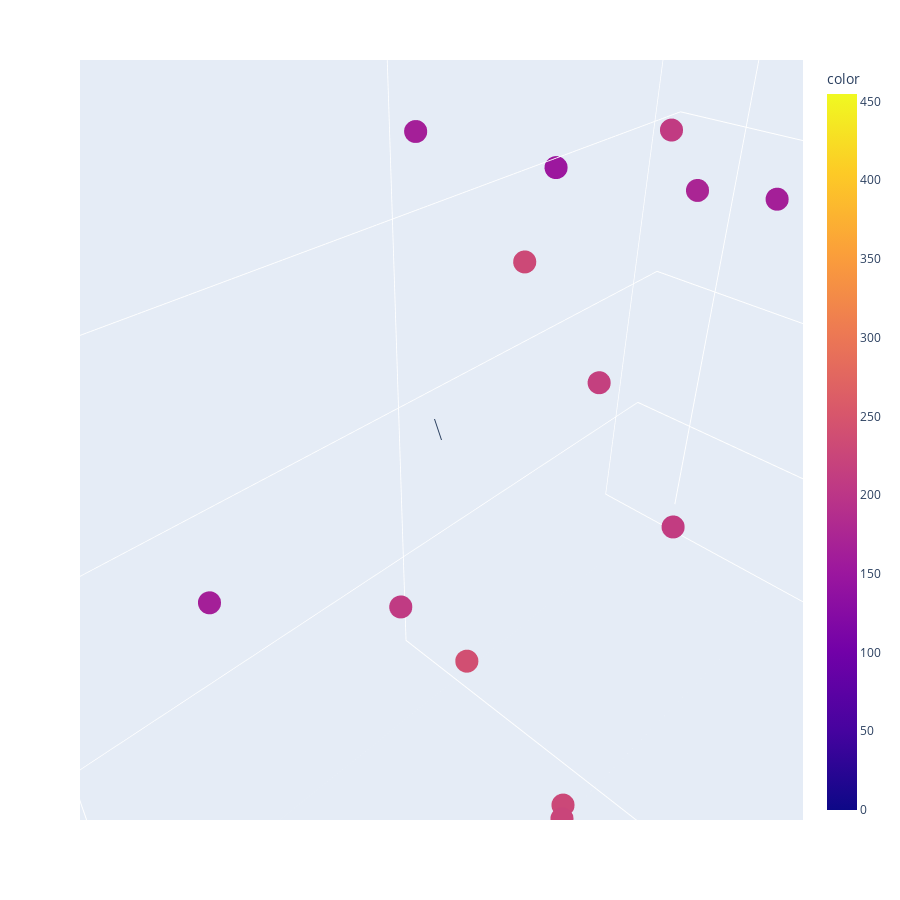

Notebook source saved alongside this figure:
### Code cell
# Représentation dynamique en 3D  des axes factorielles en fonction de le consommation d'energie median
var = pca.explained_variance_ratio_.sum() # variance expliquée
# Plot de la figure
fig = px.scatter_3d(data_frame=result[['PCA0','PCA1','PCA2']], x = 'PCA0', y='PCA1', z='PCA2',
                   color=result['consommation_energie_median'],width=900,height=900)
fig.add_annotation()
fig.show()

### Figure 1 — Plotly figure (JSON) as saved in the notebook; plotly's stock layout.template omitted (floating-point values rounded to 4 significant figures; data arrays with more than 128 entries replaced by an {"elided": "..."} marker saying what was removed)
{"data": [{"hovertemplate": "PCA0=%{x}<br>PCA1=%{y}<br>PCA2=%{z}<br>color=%{marker.color}<extra></extra>", "legendgroup": "", "marker": {"color": {"elided": "1002 float values"}, "coloraxis": "coloraxis", "symbol": "circle"}, "mode": "markers", "name": "", "scene": "scene", "showlegend": false, "type": "scatter3d", "x": {"elided": "1002 float values"}, "y": {"elided": "1002 float values"}, "z": {"elided": "1002 float values"}}], "layout": {"annotations": [{}], "coloraxis": {"colorbar": {"title": {"text": "color"}}, "colorscale": [[0, "#0d0887"], [0.1111, "#46039f"], [0.2222, "#7201a8"], [0.3333, "#9c179e"], [0.4444, "#bd3786"], [0.5556, "#d8576b"], [0.6667, "#ed7953"], [0.7778, "#fb9f3a"], [0.8889, "#fdca26"], [1, "#f0f921"]]}, "height": 900, "legend": {"tracegroupgap": 0}, "margin": {"t": 60}, "scene": {"aspectmode": "auto", "aspectratio": {"x": 1.249, "y": 0.7372, "z": 1.086}, "camera": {"center": {"x": 0, "y": 0, "z": 0}, "eye": {"x": 0.005774, "y": 0.005774, "z": 0.005774}, "projection": {"type": "perspective"}, "up": {"x": -0.002516, "y": 0.002522, "z": 1.0}}, "domain": {"x": [0, 1], "y": [0, 1]}, "xaxis": {"title": {"text": "PCA0"}, "type": "linear"}, "yaxis": {"title": {"text": "PCA1"}, "type": "linear"}, "zaxis": {"title": {"text": "PCA2"}, "type": "linear"}}, "width": 900}}
